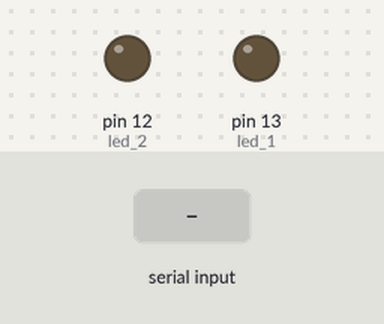
A sketch run on a simulated Arduino Uno, built with avr-gcc and run on an emulated ATmega328P. Parts: output pins drawn as LEDs (lit = HIGH). The inputs (shaded band) are chosen by the test bench.

Above: at 1.2 s.
1.3 s: "F" received over Serial
At 1.8 s:
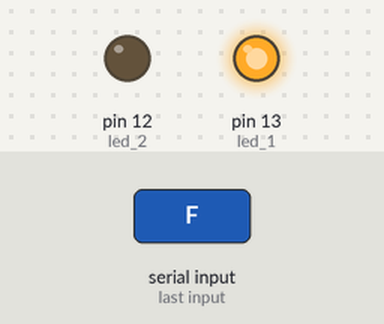
2.8 s: "B" received over Serial
At 4.0 s:
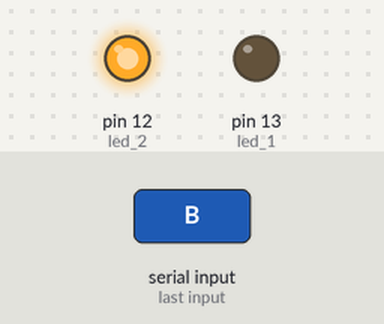
4.3 s: "S" received over Serial
At 5.2 s:
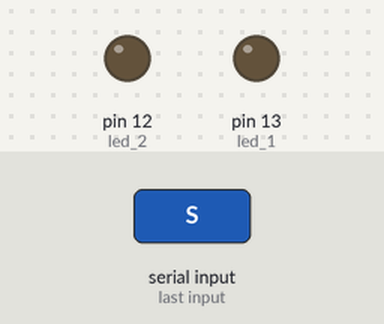
Timing chart, 0 to 7.3 s (numbered marks = the images above; inputs shaded):
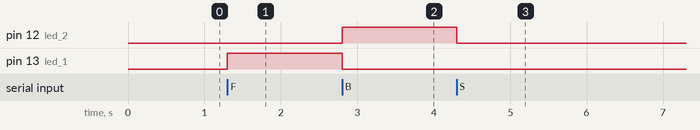

Measured:
- after the input at 1.3 s, pin 13 (led_1): LOW → HIGH at once
- after the input at 2.8 s, pin 12 (led_2): LOW → HIGH at once; pin 13 (led_1): HIGH → LOW at once
- after the input at 4.3 s, pin 12 (led_2): HIGH → LOW at once

The sketch:

platforma.ino
```cpp
#define led_1 13
#define led_2 12

void setup() {
  Serial.begin(9600);
  pinMode(led_1,OUTPUT);
  pinMode(led_2,OUTPUT);
}

void loop() {
  if (Serial.available()) {
    char t = Serial.read();
    if      (t=='S') { digitalWrite(led_1,0); digitalWrite(led_2,0); }
    else if (t=='F') { digitalWrite(led_1,1); digitalWrite(led_2,0); }
    else if (t=='B') { digitalWrite(led_1,0); digitalWrite(led_2,1); }
  }
}
```
